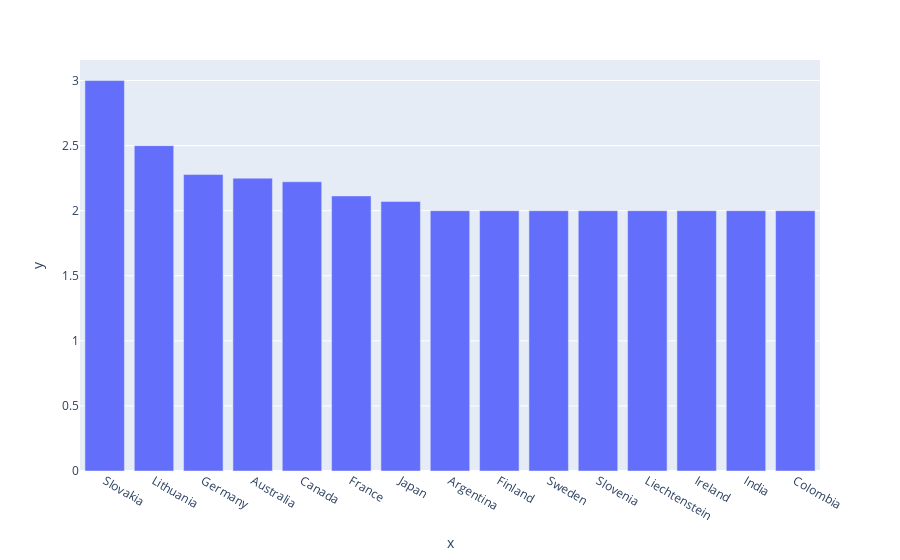

Notebook source saved alongside this figure:
### Code cell
ex.bar(x=cun.index,y=cun.values)

### Figure 1 — Plotly figure (JSON) as saved in the notebook; plotly's stock layout.template omitted (floating-point values rounded to 4 significant figures)
{"data": [{"alignmentgroup": "True", "hovertemplate": "x=%{x}<br>y=%{y}<extra></extra>", "legendgroup": "", "marker": {"color": "#636efa", "pattern": {"shape": ""}}, "name": "", "offsetgroup": "", "orientation": "v", "showlegend": false, "textposition": "auto", "type": "bar", "x": ["Slovakia", "Lithuania", "Germany", "Australia", "Canada", "France", "Japan", "Argentina", "Finland", "Sweden", "Slovenia", "Liechtenstein", "Ireland", "India", "Colombia"], "xaxis": "x", "y": [3, 2.5, 2.278, 2.25, 2.222, 2.114, 2.071, 2, 2, 2, 2, 2, 2, 2, 2], "yaxis": "y"}], "layout": {"barmode": "relative", "legend": {"tracegroupgap": 0}, "margin": {"t": 60}, "xaxis": {"anchor": "y", "domain": [0, 1], "title": {"text": "x"}}, "yaxis": {"anchor": "x", "domain": [0, 1], "title": {"text": "y"}}}}
